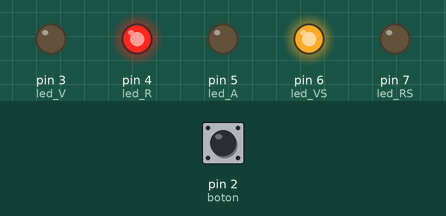
Simulated run of this sketch. Board: Arduino Uno, built with avr-gcc and run on an emulated ATmega328P. Parts: output pins drawn as LEDs (lit = HIGH). The inputs (shaded band) are chosen by the test bench; at power-on: pin 2 (boton) LOW.

Above: at 1.2 s.
1.3 s: pin 2 (boton) pulled HIGH for 0.15 s
At 1.8 s:
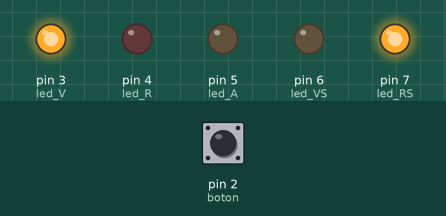
At 12.6 s:
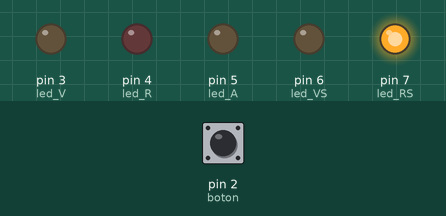
Timing chart, 0 to 15.8 s (numbered marks = the images above; inputs shaded):
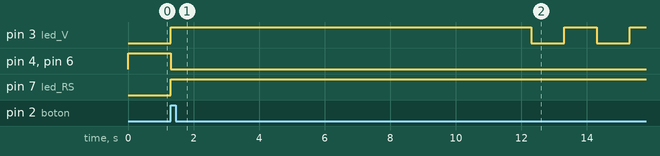

Measured:
- after the input at 1.3 s, pin 3 (led_V): goes HIGH 11.0 s, LOW 1.0 s, HIGH 1.0 s, LOW 1.0 s, then HIGH, starting at once; pin 4 (led_R), pin 6 (led_VS): HIGH → LOW at once; pin 7 (led_RS): LOW → HIGH at once

The sketch:

Semaforo.ino
```cpp
#define boton 2
#define led_V 3
#define led_R 4
#define led_A 5
#define led_VS 6
#define led_RS 7

boolean valor_led = LOW;
boolean valor_boton = LOW;


void setup() {
  pinMode (led_V, OUTPUT);
  pinMode (led_R, OUTPUT);
  pinMode (led_A, OUTPUT);
  pinMode (boton, INPUT);
  pinMode (led_VS, OUTPUT);
  pinMode (led_RS, OUTPUT);

}

void loop() {
  //valor_boton == digitalRead(boton);
  while(digitalRead(boton)==HIGH){
//  if(digitalRead(boton==LOW)){
    digitalWrite(led_VS, LOW);
    digitalWrite(led_R, LOW);
    digitalWrite(led_RS, HIGH);
    digitalWrite (led_V, HIGH);
    delay(10000);
     for(int i=0;i<3;i++){
      digitalWrite (led_V, HIGH);
      delay(1000);
      digitalWrite (led_V, LOW);
      delay(1000);
    }
    digitalWrite (led_A, HIGH);
    delay(10000);
     for(int i=0;i<3;i++){
      digitalWrite (led_A, HIGH);
      delay(1000);
      digitalWrite (led_A, LOW);
      delay(1000);
    }

    digitalWrite (led_R, HIGH);
    delay(10000);
    digitalWrite (led_R, LOW);
//  }
  }
  while(digitalRead(boton)==LOW){
    digitalWrite (led_RS, LOW);
    digitalWrite (led_R, HIGH);
    digitalWrite (led_VS, HIGH);
    }
}
```
